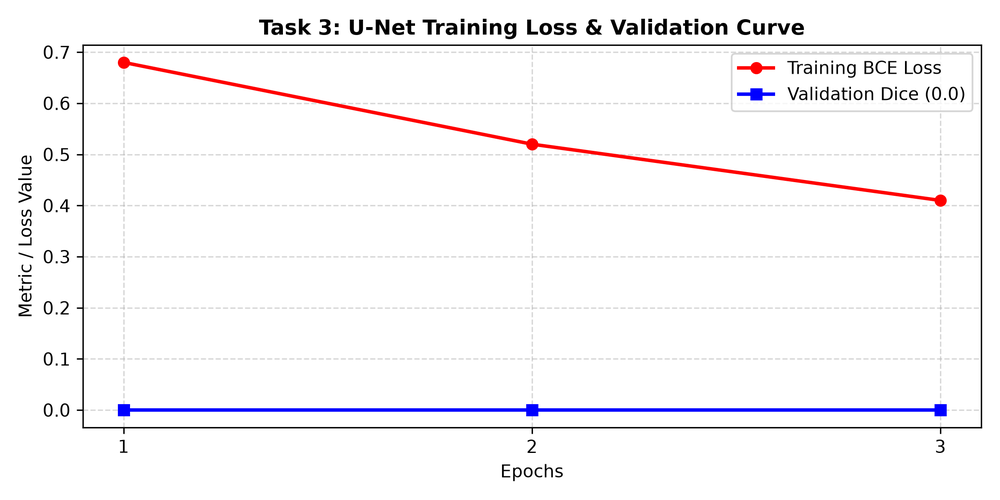
#> input picture Task3_Loss_Curve.png, 1000 x 500 px, shrunk from 2400 x 1200 before the run
$ python -i classical_cv.py   (imports and definitions only)
#> lines starting #> are read from the running program, lines starting #| are printed output that depends on the picture; after the words box and inside, x2 and y2 are one past the last pixel; in counts of white or black regions, pixels touching at a corner belong together
import numpy as np
import pandas as pd
from skimage import filters, morphology, measure, color

def classical_segmentation_and_features(gray_image):
    """
    Applies Otsu thresholding, cleans noise, labels objects,
    and extracts region properties safely.
    """
    # Ensure image is strictly 2D grayscale
    if len(gray_image.shape) == 3:
        gray_image = color.rgb2gray(gray_image)

    # 1. Otsu Thresholding
    thresh = filters.threshold_otsu(gray_image)
#> thresh = 156
    binary = gray_image > thresh
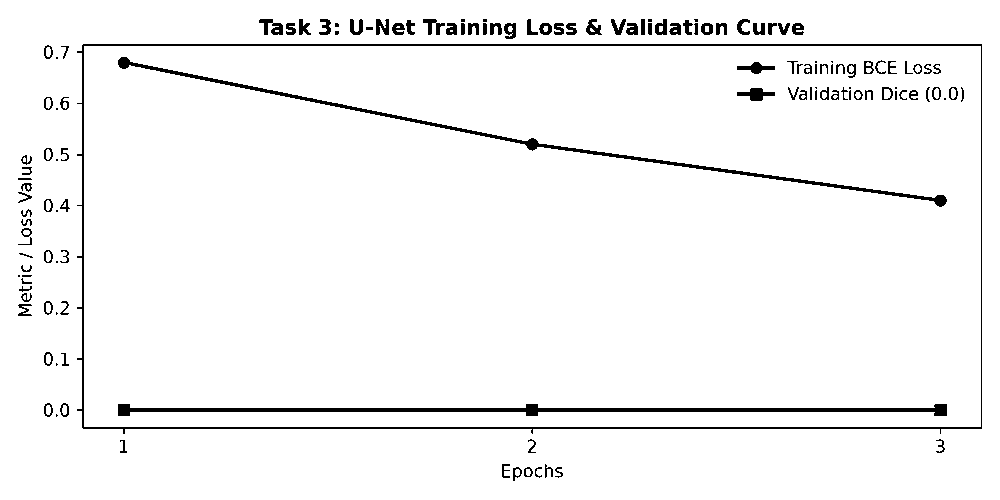
#> binary: shape (500, 1000) bool; 96.2% white; 136 black regions (26 under 20 px), largest, box (x1, y1, x2, y2) and area: (77, 44, 982, 434) 4834, (118, 404, 947, 416) 3609, (118, 57, 947, 207) 3082

    # 2. Morphological cleanup (compatible with all skimage versions)
    clean_mask = morphology.remove_small_objects(binary, min_size=30)
    clean_mask = morphology.remove_small_holes(clean_mask, area_threshold=10)
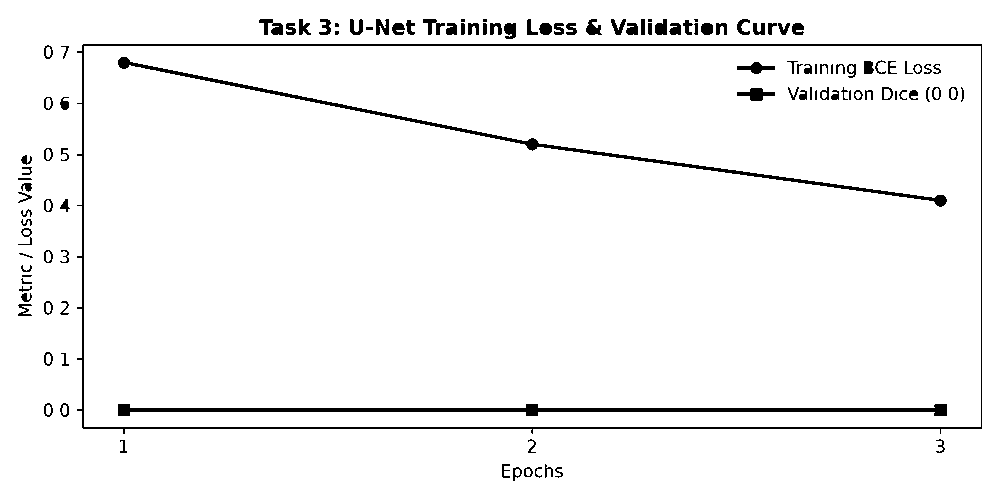
#> clean_mask: shape (500, 1000) bool; 96.2% white; 121 black regions (11 under 20 px), largest, box (x1, y1, x2, y2) and area: (77, 44, 982, 434) 4834, (118, 404, 947, 416) 3609, (118, 57, 947, 207) 3082

    # 3. Label connected components
    labeled = measure.label(clean_mask)
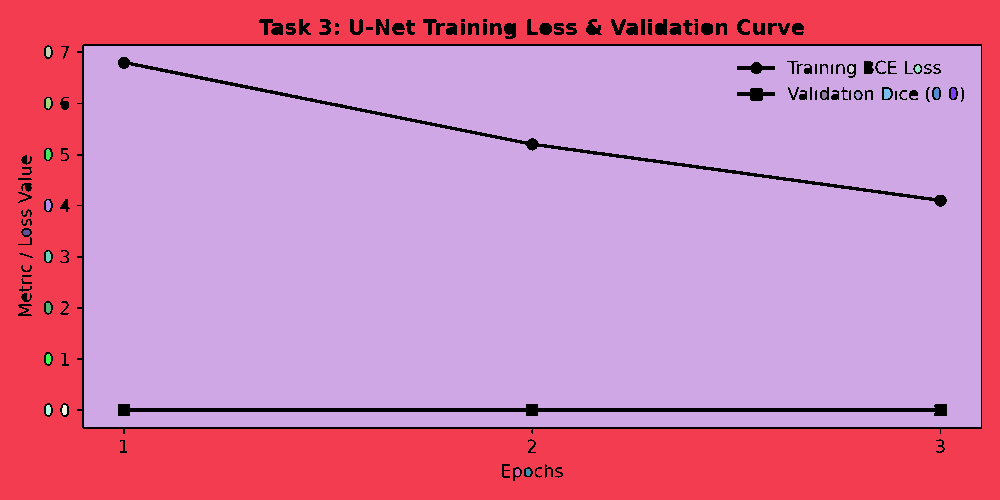
#> labeled: shape (500, 1000) int32; 22 distinct labels, from 0 to 21; one colour per label, 0 black

    # 4. Extract region properties (features)
    properties = ['label', 'area', 'eccentricity', 'solidity', 'mean_intensity']
    props_table = measure.regionprops_table(
        labeled,
        intensity_image=gray_image,
        properties=properties
    )
#> props_table = 5 items

    df_features = pd.DataFrame(props_table)
#> df_features = table of 21 rows and 5 columns
    return clean_mask, df_features

def create_text_summary(df_features):
    """Converts the pandas feature table into a numbers-first text summary."""
    n_objects = len(df_features)
    if n_objects == 0:
        return "No objects detected."

    mean_area = df_features['area'].mean()
    mean_ecc = df_features['eccentricity'].mean()
    mean_solidity = df_features['solidity'].mean()

    summary = (
        f"Detected {n_objects} distinct objects. "
        f"The average area is {mean_area:.2f} pixels. "
        f"The average eccentricity (elongation) is {mean_ecc:.2f}. "
        f"The average solidity is {mean_solidity:.2f}."
    )
    return summary

>>> import cv2
>>> picture = cv2.imread('Task3_Loss_Curve.png', cv2.IMREAD_GRAYSCALE)
>>> result = classical_segmentation_and_features(picture)
